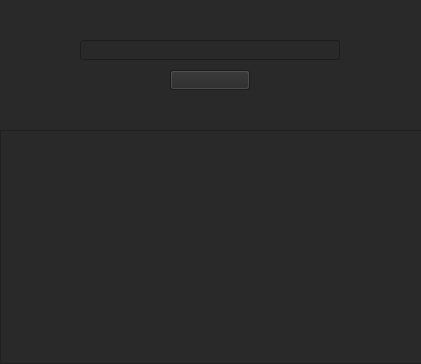
<?xml version="1.0" encoding="UTF-8"?>
<ui version="4.0">
 <class>Form</class>
 <widget class="QWidget" name="Form">
  <property name="geometry">
   <rect>
    <x>0</x>
    <y>0</y>
    <width>421</width>
    <height>364</height>
   </rect>
  </property>
  <property name="windowTitle">
   <string>Form</string>
  </property>
  <property name="styleSheet">
   <string notr="true">background-color: rgb(41, 41, 41);</string>
  </property>
  <widget class="QListWidget" name="listWidget">
   <property name="geometry">
    <rect>
     <x>0</x>
     <y>130</y>
     <width>430</width>
     <height>234</height>
    </rect>
   </property>
   <property name="styleSheet">
    <string notr="true">border-image: url(Без имени-12.png);
background-image: url(Table.png);</string>
   </property>
  </widget>
  <widget class="QPushButton" name="pushButton">
   <property name="geometry">
    <rect>
     <x>170</x>
     <y>70</y>
     <width>80</width>
     <height>20</height>
    </rect>
   </property>
   <property name="styleSheet">
    <string notr="true">border-image: url(Без имени-12.png);
background-image: url(Mode=Dark, State=Selected.png)</string>
   </property>
   <property name="text">
    <string/>
   </property>
  </widget>
  <widget class="QLineEdit" name="lineEdit">
   <property name="geometry">
    <rect>
     <x>80</x>
     <y>40</y>
     <width>260</width>
     <height>20</height>
    </rect>
   </property>
   <property name="styleSheet">
    <string notr="true">background-image: url(Search Field.png);
      color: rgb(255, 255, 255);
border-image: url(Без имени-12.png);</string>
   </property>
  </widget>
 </widget>
 <resources>
  <include location="CPython39/Lib/site-packages/PySide2/res.qrc"/>
 </resources>
 <connections/>
</ui>
